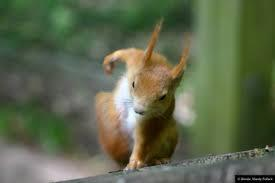
%> input picture IMG/1.jpg, 275 x 183 px
$ octave RedRotImg.m   (GNU Octave 9; MATLAB toolbox functions it lacks are replaced by stand-ins)
%> lines starting %> are read from the running program, lines starting %| are printed output that depends on the picture
clc;
clear all;
close all;

%Extraccion de la imagen
img=imread('IMG/1.jpg');
%> img is the input picture: size 183x275x3 uint8; mean R, G, B 94.1, 103.3, 76.6

%Rotamos 5° en sentido contrario de las manecillas del reloj
imgRot=imrotate(img,5);
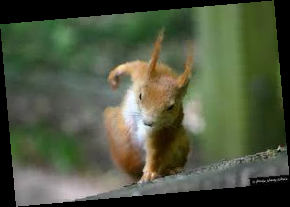
%> imgRot: size 207x290x3 uint8; mean R, G, B 78.9, 86.6, 64.2

%Dimensiones de la imagen rotada y normal
[fr cr]=size(imgRot);
%> fr = 207; cr = 870
[f c]=size(img);
%> f = 183; c = 825

%Mostramos imagenes
figure()
imshow(img)
title('Imagen Original')
figure()
imshow(imgRot)
title('Imagen Rotada 5°')

%Comparamos
if (f<fr) || (c<cr/3)
    imgr=imresize(img,[fr cr/3]);
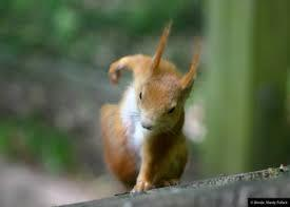
%> imgr: size 207x290x3 uint8; mean R, G, B 94.1, 103.3, 76.6
    imgSum=imadd(imgr,imgRot);
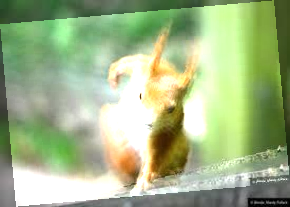
%> imgSum: size 207x290x3 uint8; mean R, G, B 161.6, 180.9, 135
    figure()
    imshow(imgSum)
    title('Suma de Original y rotada 5°')

    %Uso de imfuse
    imgFus=imfuse(imgr,imgRot,'blend');
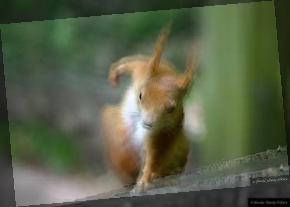
%> imgFus: size 207x290x3 uint8; mean R, G, B 86.8, 95.2, 70.7
    figure()
    imshow(imgFus)
    title('Uso de imfuse')
else
    imgr=imresize(img,[f c/3]);
    imgSum=imadd(imgr,imgRot);
    figure()
    imshow(imgSum)
    title('Suma de Original y rotada 5°')

    %Uso de imfuse
    imgFus=imfuse(imgr,imgRot,'blend');
    figure()
    imshow(imgFus)
    title('Uso de imfuse')
end

%imfuse = Composición de dos imágenes
%blend = Superpone A y B con composición alfa.
